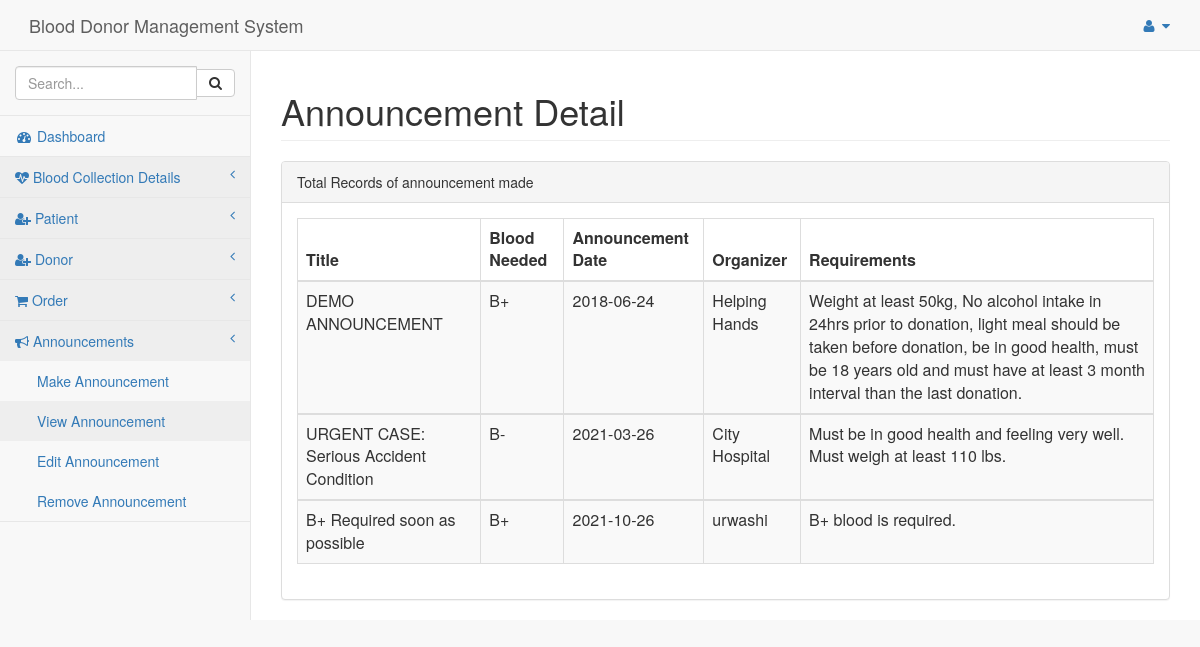
The app's page /pages/viewannouncement.php with its own data.
### tables this page shows
CREATE TABLE `announce` (
  `id` int NOT NULL AUTO_INCREMENT,
  `announcement` varchar(50) NOT NULL,
  `bloodneed` varchar(3) NOT NULL,
  `dat` date NOT NULL,
  `organizer` varchar(50) NOT NULL,
  `requirements` text NOT NULL,
  PRIMARY KEY (`id`)
);

### pages/viewannouncement.php (the view, shortened to what this page needs)
<html>
<head>
<link href="../vendor/bootstrap/css/bootstrap.min.css" rel="stylesheet">
<link href="../vendor/metisMenu/metisMenu.min.css" rel="stylesheet">
<link href="../dist/css/sb-admin-2.css" rel="stylesheet">
<link href="../vendor/font-awesome/css/font-awesome.min.css" rel="stylesheet" type="text/css">
<link rel="stylesheet" href="../icofont/icofont.min.css">
</head>
<body>
<div id="wrapper">
<?php include 'includes/nav.php'?>
<div id="page-wrapper">
<div class="container-fluid">
<div class="row">
<div class=".col-lg-12">
               <h1 class="page-header">Announcement Detail</h1>
                </div>
  </div>
				<div class="row">
                        <div class=".col-lg-12">
                            <div class="panel panel-default">
                                <div class="panel-heading">
                                    Total Records of announcement made
                                </div>
								 <div class="panel-body">
                                    <div class="table-responsive">
									<table class="table table-striped table-bordered table-hover" id="dataTables-example">
									<?php
						include "dbconnect.php";
						$qry="select * from announce";
						$result=mysqli_query($conn,$qry);
						echo"
						<thead>
						<tr>
							<th>Title</th>
							<th>Blood Needed</th>
							<th>Announcement Date</th>
							<th>Organizer</th>
							<th>Requirements</th>
						</tr>
						</thead>";
						while($row=mysqli_fetch_array($result)){
						  echo"<tbody>
						  <tr>
						  <td>".$row['announcement']."</td>
						  <td>".$row['bloodneed']."</td>
						  <td>".$row['dat']."</td>
						  <td>".$row['organizer']."</td>
						  <td>".$row['requirements']."</td>
						</tr>
						</tbody>";
						}
						?>
						</table>
				</div>
				</div>
		</div>
		</div>
		</div>
		</div>
		</div>
</div>
</body>
</html>

### records on screen
announce: announcement "DEMO ANNOUNCEMENT", bloodneed "B+", dat "2018-06-24", organizer "Helping Hands", requirements "Weight at least 50kg, No alcohol intake in 24hrs prior to donation, light meal should be taken before donation, be in good health, must be 18 years old and must have at least 3 month interval than the last donation."
announce: announcement "URGENT CASE: Serious Accident Condition", bloodneed "B-", dat "2021-03-26", organizer "City Hospital", requirements "Must be in good health and feeling very well. Must weigh at least 110 lbs."
announce: announcement "B+ Required soon as possible", bloodneed "B+", dat "2021-10-26", organizer "urwashi", requirements "B+ blood is required."
